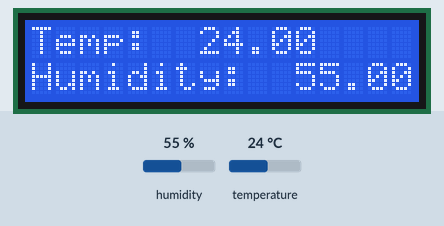
The sketch below on a simulated Arduino Uno, built with avr-gcc and run on an emulated ATmega328P. Shown: 16×2 character LCD. The test bench sets the inputs (shaded band); at power-on: humidity 55 %, temperature 24 °C. What the sketch prints to the serial monitor is not drawn.

Above: at 1.2 s.
1.3 s: humidity set to 22 %
At 2.5 s:
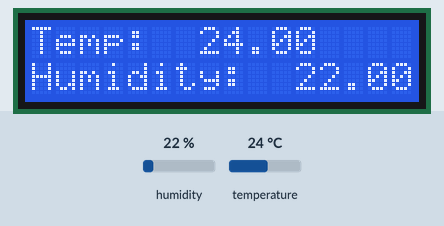
2.8 s: temperature set to 12 °C
At 4.2 s:
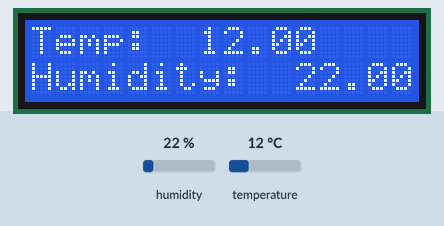
4.5 s: humidity set to 40 %
At 5.2 s:
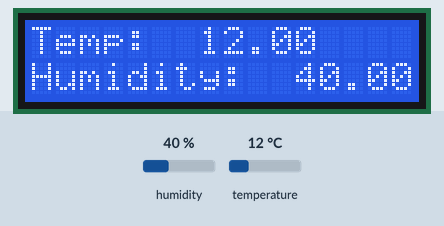
6.3 s: temperature set to 19 °C
At 7.2 s:
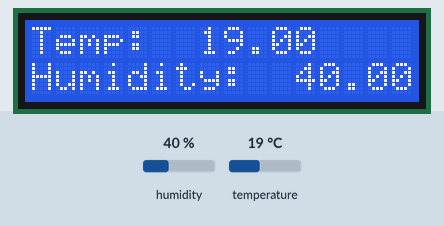
Timing chart, 0 to 9.0 s (numbered marks = the images above; inputs shaded):
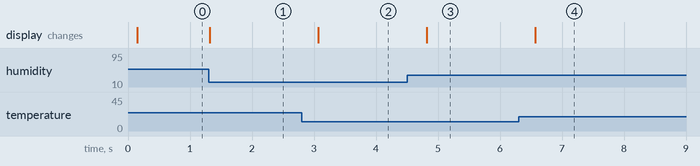

Measured:
- after the input at 1.3 s, the display: changes at once (image 1)
- after the input at 2.8 s, the display: changes after 0.27 s (image 2)
- after the input at 4.5 s, the display: changes after 0.32 s (image 3)
- after the input at 6.3 s, the display: changes after 0.27 s (image 4)

The sketch:

HCT1008Example.ino
```cpp
#include <Wire.h>
#include "Adafruit_HDC1000.h"
#include <LiquidCrystal.h>

//setup for the LCD keypad shield
LiquidCrystal lcd(8, 9, 4, 5, 6, 7);

// Connect Vin to 5VDC
// Connect GND to ground
// Connect SCL to A5 on UNO
// Connect SDA to A4 on UNO

Adafruit_HDC1000 hdc = Adafruit_HDC1000();

void setup()
{
  Serial.begin(9600);
  Serial.println("HDC100x test");
  //lcd setup
  lcd.begin(16,2);
  lcd.setCursor(0,0);
  lcd.print("Temp: ");
  //line 2 - humidity
  lcd.setCursor(0,1);
  lcd.print("Humidity: ");
  if (!hdc.begin())
  {
    Serial.println("Couldn't find sensor!");
    while (1);
  }
}


void loop()
{
  Serial.print("Temp: "); Serial.print(hdc.readTemperature());
  Serial.print("\t\tHum: "); Serial.println(hdc.readHumidity());
  lcd.setCursor(7,0);
  lcd.print(hdc.readTemperature());
  lcd.setCursor(11,1);
  lcd.print(hdc.readHumidity());
  delay(500);
}
```
